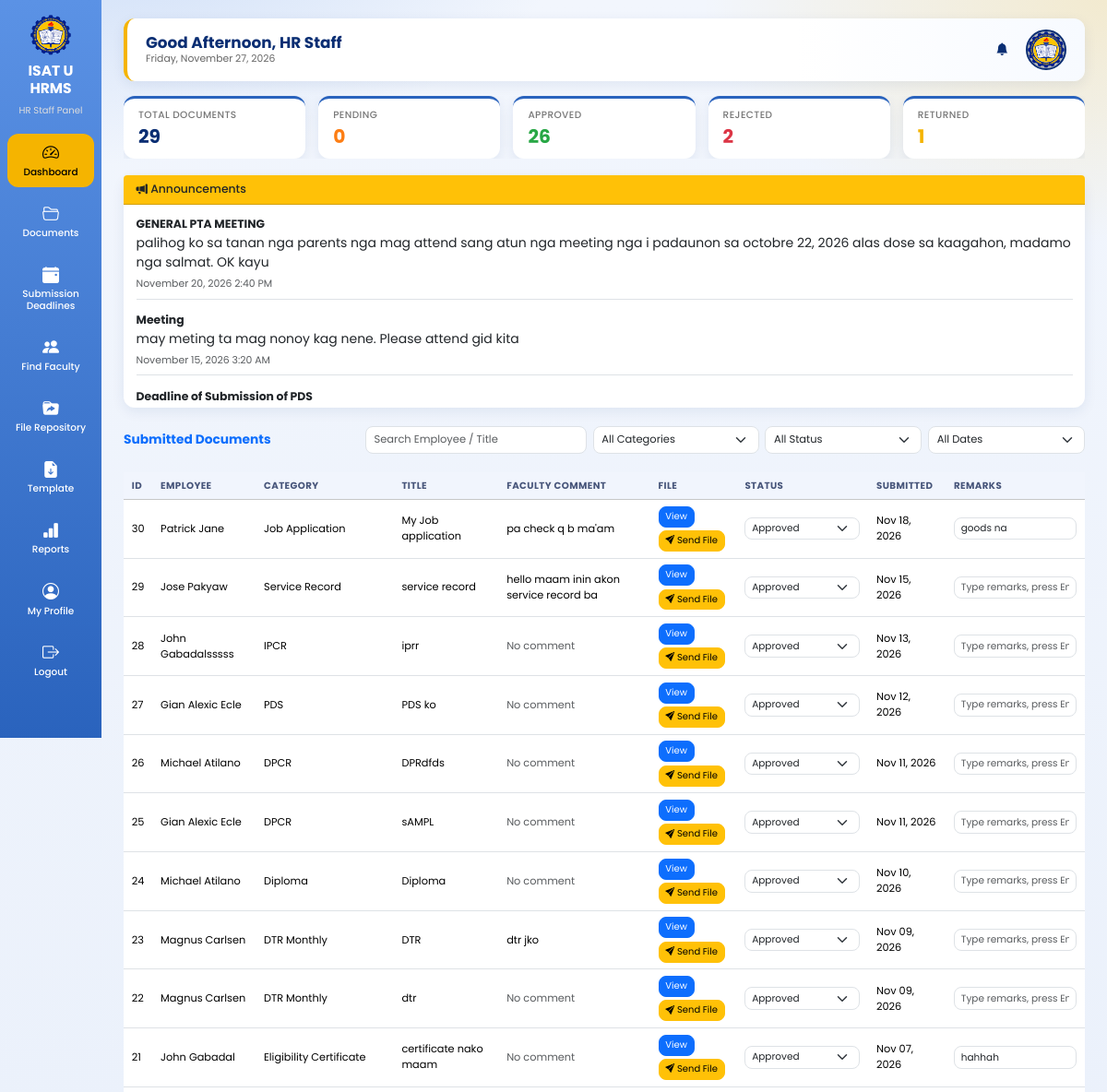
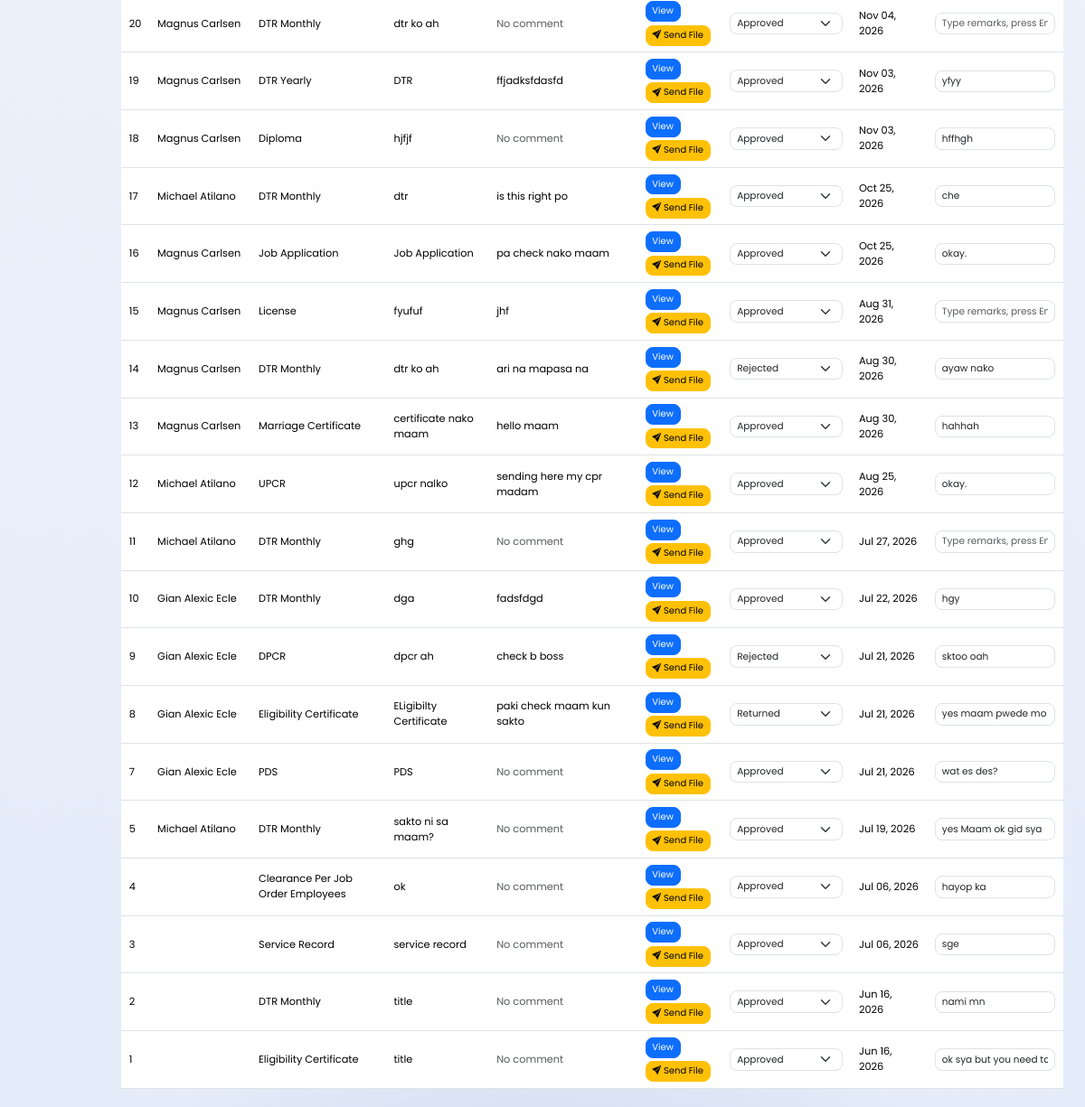
/hr_staff/dashboard.php (signed in), run on an earlier commit of the app's database (2 pictures, top to bottom).
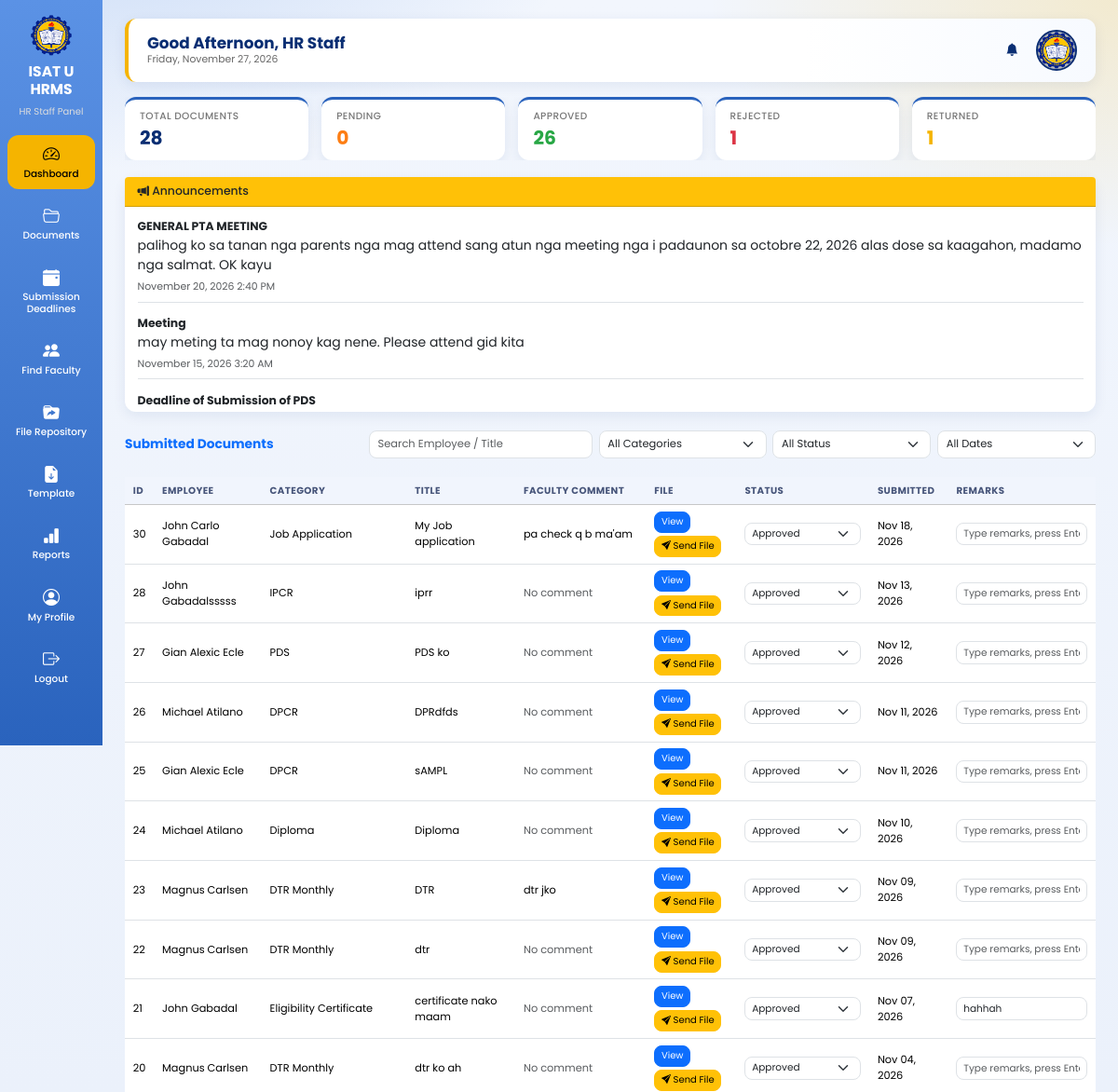
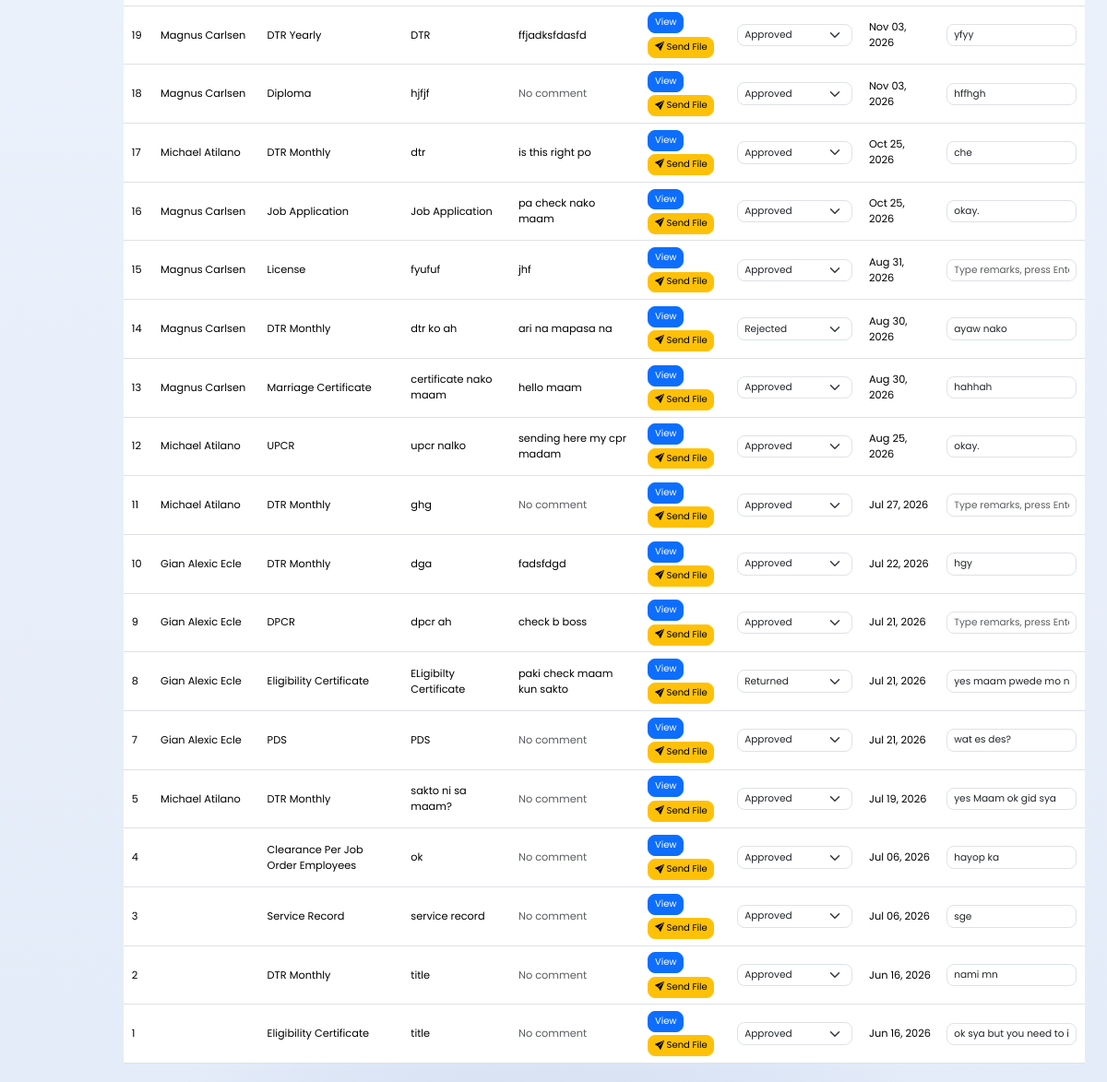
And on a later commit of the database (2 pictures, top to bottom).
### tables this page shows
CREATE TABLE `announcements` (
  `announcement_id` int(11) NOT NULL AUTO_INCREMENT,
  `title` varchar(255) NOT NULL,
  `message` text NOT NULL,
  `created_at` timestamp NOT NULL DEFAULT current_timestamp(),
  PRIMARY KEY (`announcement_id`)
);

CREATE TABLE `documents` (
  `document_id` int(11) NOT NULL AUTO_INCREMENT,
  `user_id` int(11) NOT NULL,
  `category_id` int(11) NOT NULL,
  `deadline_id` int(11) DEFAULT NULL,
  `document_title` varchar(255) NOT NULL,
  `faculty_comment` text DEFAULT NULL,
  `file_name` varchar(255) NOT NULL,
  `file_path` varchar(500) NOT NULL,
  `file_size` int(11) DEFAULT NULL,
  `remarks` text DEFAULT NULL,
  `status` varchar(50) DEFAULT 'Pending',
  `is_archived` tinyint(1) NOT NULL DEFAULT 0,
  `submitted_at` timestamp NOT NULL DEFAULT current_timestamp(),
  `hr_remarks` text DEFAULT NULL,
  PRIMARY KEY (`document_id`)
);

CREATE TABLE `users` (
  `user_id` int(11) NOT NULL AUTO_INCREMENT,
  `employee_id` varchar(50) DEFAULT NULL,
  `first_name` varchar(100) NOT NULL,
  `middle_name` varchar(100) DEFAULT NULL,
  `last_name` varchar(100) NOT NULL,
  `email` varchar(150) NOT NULL,
  `password` varchar(255) NOT NULL,
  `role` varchar(20) NOT NULL,
  `department` varchar(150) DEFAULT NULL,
  `position_title` varchar(150) DEFAULT NULL,
  `profile_picture` varchar(255) DEFAULT NULL,
  `reset_token` varchar(255) DEFAULT NULL,
  `reset_token_expiry` datetime DEFAULT NULL,
  `status` varchar(20) DEFAULT 'active',
  `created_at` timestamp NOT NULL DEFAULT current_timestamp(),
  PRIMARY KEY (`user_id`)
);

CREATE TABLE `document_categories` (
  `category_id` int(11) NOT NULL AUTO_INCREMENT,
  `category_name` varchar(255) NOT NULL,
  PRIMARY KEY (`category_id`)
);

### hr_staff/dashboard.php (the view, shortened to what the changed rows need)
<?php
include "../db.php";
$totalDocuments=mysqli_fetch_row(mysqli_query($conn,"
SELECT COUNT(*)
FROM documents
"))[0];
$totalPending=mysqli_fetch_row(mysqli_query($conn,"
SELECT COUNT(*)
FROM documents
WHERE status='Pending'
"))[0];
$totalApproved=mysqli_fetch_row(mysqli_query($conn,"
SELECT COUNT(*)
FROM documents
WHERE status='Approved'
"))[0];
$totalReturned=mysqli_fetch_row(mysqli_query($conn,"
SELECT COUNT(*)
FROM documents
WHERE status='Returned'
"))[0];
$totalRejected=mysqli_fetch_row(mysqli_query($conn,"
SELECT COUNT(*)
FROM documents
WHERE status='Rejected'
"))[0];
?>
<!DOCTYPE html>
<html lang="en">
<head>
<link href="https://cdn.jsdelivr.net/npm/bootstrap@5.3.3/dist/css/bootstrap.min.css" rel="stylesheet">
<link href="https://cdn.jsdelivr.net/npm/bootstrap-icons@1.11.3/font/bootstrap-icons.css" rel="stylesheet">
<link rel="stylesheet" href="../assets/ui.css">
</head>
<body>
<div class="main">
<?php
$currentHour=date("G");
if($currentHour>=5 && $currentHour<12){
    $greeting="Good Morning";
}
elseif($currentHour>=12 && $currentHour<18){
    $greeting="Good Afternoon";
}
else{
    $greeting="Good Evening";
}
?>
<div class="topbar">
    <div>
        <h2><?php echo $greeting; ?>, HR Staff</h2>
    </div>
</div>
<div class="stats">
<div class="stat-card stat-click" onclick="statFilter('')" role="button" title="Show all documents">
<h5>Total Documents</h5>
<h2 class="text-blue"><?php echo $totalDocuments; ?></h2>
</div>
<div class="stat-card stat-click" onclick="statFilter('Pending')" role="button" title="Show pending documents">
<h2 style="color:#fd7e14;"><?php echo $totalPending; ?></h2>
</div>
<div class="stat-card stat-click" onclick="statFilter('Approved')" role="button" title="Show approved documents">
<h2 class="text-green"><?php echo $totalApproved; ?></h2>
</div>
<div class="stat-card stat-click" onclick="statFilter('Rejected')" role="button" title="Show rejected documents">
<h5>Rejected</h5>
<h2 class="text-red"><?php echo $totalRejected; ?></h2>
</div>
<div class="stat-card stat-click" onclick="statFilter('Returned')" role="button" title="Show returned documents">
<h2 class="text-yellow"><?php echo $totalReturned; ?></h2>
</div>
</div>
<div class="card shadow border-0 mb-4">
<div class="card-body" style="max-height:220px;overflow-y:auto;">
<?php
$announcements = mysqli_query($conn, "SELECT * FROM announcements ORDER BY created_at DESC LIMIT 5");
if (mysqli_num_rows($announcements) === 0) {
    echo "<p class='text-muted mb-0'>No announcements yet.</p>";
} else {
    while ($a = mysqli_fetch_assoc($announcements)) {
        echo "<div class='mb-3 pb-2 border-bottom'>
            <strong>" . htmlspecialchars($a['title']) . "</strong>
            <p class='mb-1' style='font-size:14px;'>" . nl2br(htmlspecialchars($a['message'])) . "</p>
            <small class='text-muted'>" . date("F d, Y g:i A", strtotime($a['created_at'])) . "</small>
        </div>";
    }
}
?>
</div>
</div>
<div class="table-card">
<div class="table-responsive">
<table
class="table table-hover align-middle"
id="documentsTable">
<thead class="table-light">
<tr>
<th>ID</th>
<th>Employee</th>
<th>Category</th>
<th>Title</th>
<th>Faculty Comment</th>
<th>File</th>
<th>Status</th>
<th>Submitted</th>
<th>Remarks</th>
</tr>
</thead>
<tbody>
<?php
$query=mysqli_query($conn,"
SELECT
documents.*,
users.first_name,
users.last_name,
document_categories.category_name
FROM documents
LEFT JOIN users
ON users.user_id=documents.user_id
LEFT JOIN document_categories
ON document_categories.category_id=documents.category_id
ORDER BY documents.document_id DESC
");
while($row=mysqli_fetch_assoc($query))
{
?>
<tr>
<td><?php echo $row['document_id']; ?></td>
<td>
<?php echo $row['first_name']." ".$row['last_name']; ?>
</td>
<td>
<?php echo $row['category_name']; ?>
</td>
<td>
<?php echo $row['document_title']; ?>
</td>
<td>
<?php
echo !empty($row['faculty_comment'])
    ? nl2br(htmlspecialchars($row['faculty_comment']))
    : "<span class='text-muted'>No comment</span>";
?>
</td>
<td>
<a
href="<?php echo $row['file_path']; ?>"
target="_blank"
class="btn btn-primary btn-sm">
View
</a>
<a href="send_file.php?id=<?php echo (int)$row['document_id']; ?>" class="btn btn-warning btn-sm mt-1" title="Send corrected file to faculty"><i class="bi bi-send-fill"></i> Send File</a>
</td>
<td>
<?php
$st=$row['status'];
?>
<select name="status" form="f<?php echo (int)$row['document_id']; ?>" class="form-select form-select-sm status-select" onchange="this.form.submit()">
<?php foreach(["Pending","Approved","Rejected","Returned"] as $opt){ ?>
<option value="<?php echo $opt; ?>" <?php if($st==$opt) echo "selected"; ?>><?php echo $opt; ?></option>
<?php } ?>
</select>
</td>
<td>
<?php echo date("M d, Y",strtotime($row['submitted_at'])); ?>
</td>
<td>
<input type="text" name="remarks" form="f<?php echo (int)$row['document_id']; ?>" class="form-control form-control-sm" placeholder="Type remarks, press Enter" value="<?php echo htmlspecialchars($row['hr_remarks']); ?>" onchange="this.form.submit()">
</td>
</tr>
<?php
}
?>
</tbody>
</table>
</div>
</div>
</body>
</html>

What changed in the data, as far as the page shows it:
removed documents: document_id "29", user.first_name "Jose", user.last_name "Pakyaw", category.category_name "Service Record", document_title "service record", faculty_comment "hello maam inin akon service record ba", status "Approved", submitted_at "Nov 15, 2026"
changed documents "My Job application": user.first_name "Patrick" → "John Carlo"; user.last_name "Jane" → "Gabadal"; remarks "goods na" → (not shown)
changed documents "dpcr ah": status "Rejected" → "Approved"; remarks "sktoo oah" → (not shown)
Also different on the page:
$totalDocuments: "29" → "28"
$totalRejected: "2" → "1"
